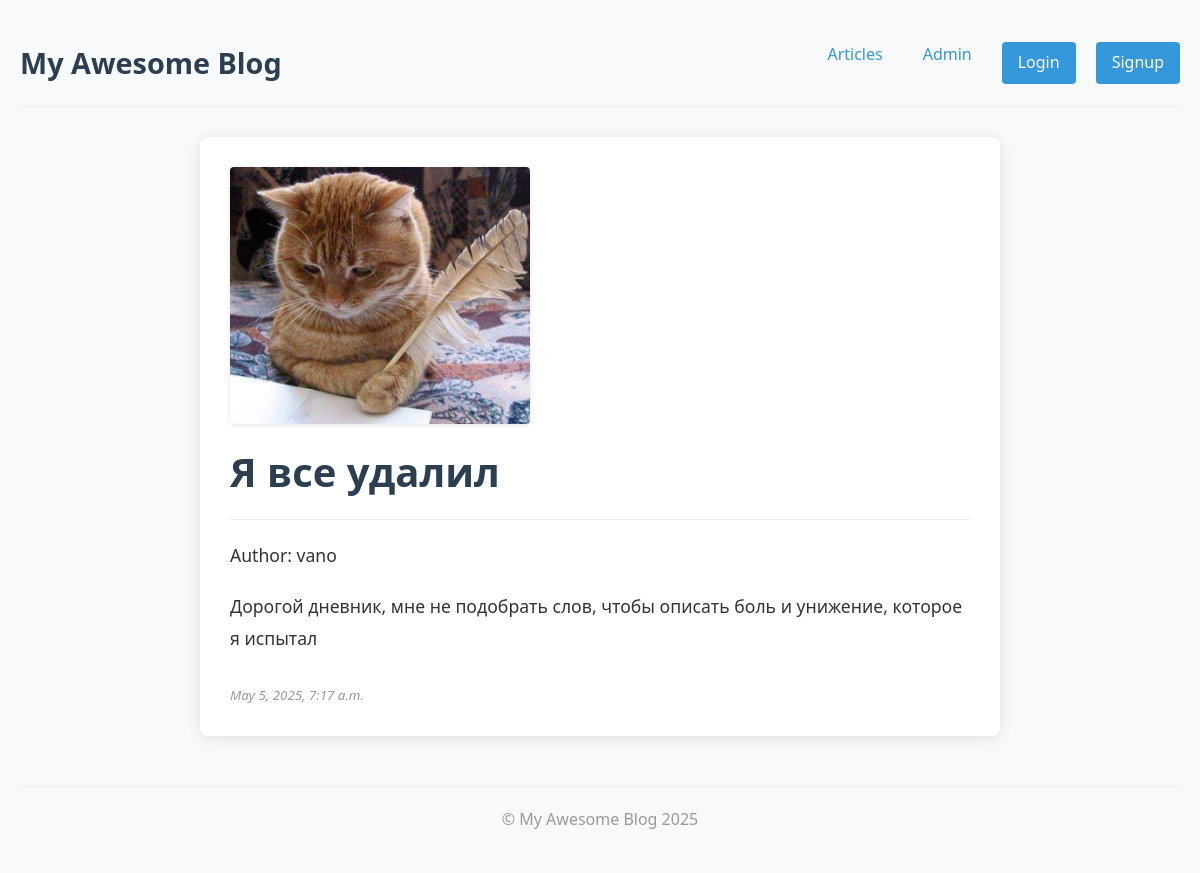
Screenshot of /crying/ with the database file from the repository.
### apps/articles/models.py (models this page shows, shortened)
class Article(models.Model):
    title = models.CharField(max_length=200)
    slug = models.SlugField(unique=True)
    body = models.TextField()
    date = models.DateTimeField(auto_now_add=True)
    thumbnail = models.ImageField(upload_to='images/', blank=True, null=True, default='images/default.jpg')
    author = models.ForeignKey(User, null=True, blank=True, on_delete=models.CASCADE)

### apps/articles/views.py (the view)
# urls.py: path('<slug:slug>/', views.article_item, name='detail'),
def article_item(request, slug):
    article = get_object_or_404(Article, slug=slug)
    return render(request, 'articles/article_item.html', {'article': article})

### apps/articles/templates/articles/article_item.html (shortened to what this page needs)
{% extends "base_layout.html" %}
{% block content %}
    <div class="article-detail">
        {% if article.thumbnail %}
            <img src="{{ article.thumbnail.url }}" alt="{{ article.title }} thumbnail" style="max-width: 300px; height: auto;">
        {% endif %}
        <h1>{{ article.title }}</h1>
        <p>Author: {{ article.author.username|default:"Unknown" }}</p>
        <p>{{ article.body }}</p>
        <small>{{ article.date }}</small>
    </div>
{% endblock content %}

### static/css/style.css (style rules this page uses)
* { margin: 0; padding: 0; box-sizing: border-box; }
body { font-family: 'Segoe UI', Tahoma, Geneva, Verdana, sans-serif; line-height: 1.6; color: #333; background-color: #f8f9fa; padding: 20px; max-width: 1200px; margin: 0 auto; }
h1 { color: #2c3e50; margin-bottom: 30px; padding-bottom: 10px; border-bottom: 2px solid #eee; font-size: 2.5rem; }
.article-detail { background-color: white; padding: 30px; border-radius: 8px; box-shadow: 0 2px 15px rgba(0, 0, 0, 0.1); max-width: 800px; margin: 20px auto; }
.article-detail img { max-width: 100%; height: auto; display: block; margin-bottom: 1em; border-radius: 4px; box-shadow: 0 1px 5px rgba(0, 0, 0, 0.1); }
.article-detail h1 { color: #2c3e50; margin-bottom: 20px; border-bottom: 1px solid #eee; padding-bottom: 15px; }
.article-detail p { margin: 20px 0; font-size: 1.1rem; line-height: 1.8; }
.article-detail small { display: block; color: #999; margin-top: 30px; font-style: italic; }

### rows the page displays
Article: thumbnail (picture), title "Я все удалил", author.username "vano", body "Дорогой дневник, мне не подобрать слов, чтобы описать боль и унижение, которое я испытал", date "May 5, 2025, 7:17 a.m."
